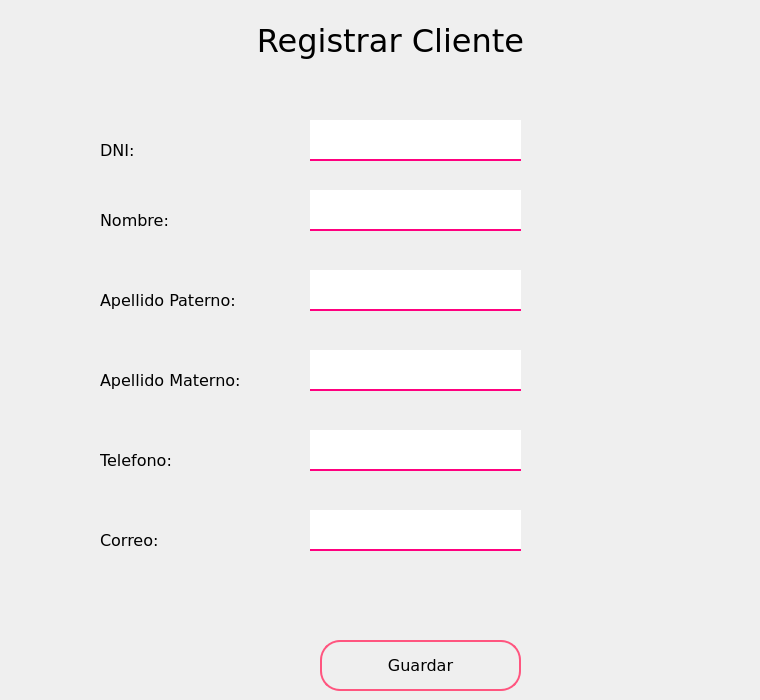
               <widget class="QWidget" name="pagRegistroCliente">
                <widget class="QLineEdit" name="txtDNI">
                 <property name="geometry">
                  <rect>
                   <x>310</x>
                   <y>120</y>
                   <width>211</width>
                   <height>41</height>
                  </rect>
                 </property>
                 <property name="font">
                  <font>
                   <pointsize>12</pointsize>
                  </font>
                 </property>
                 <property name="styleSheet">
                  <string notr="true">QLineEdit{
background-color: rgb(255, 255, 255);
border:none;
border-bottom:2px solid rgb(255, 0, 127);
padding-bottom:7px;
}</string>
                 </property>
                 <property name="alignment">
                  <set>Qt::AlignBottom|Qt::AlignLeading|Qt::AlignLeft</set>
                 </property>
                </widget>
                <widget class="QLabel" name="label">
                 <property name="geometry">
                  <rect>
                   <x>100</x>
                   <y>130</y>
                   <width>111</width>
                   <height>41</height>
                  </rect>
                 </property>
                 <property name="font">
                  <font>
                   <family>Verdana</family>
                   <pointsize>12</pointsize>
                  </font>
                 </property>
                 <property name="text">
                  <string>DNI:</string>
                 </property>
                </widget>
                <widget class="QLabel" name="label_2">
                 <property name="geometry">
                  <rect>
                   <x>100</x>
                   <y>200</y>
                   <width>111</width>
                   <height>41</height>
                  </rect>
                 </property>
                 <property name="font">
                  <font>
                   <family>Verdana</family>
                   <pointsize>12</pointsize>
                  </font>
                 </property>
                 <property name="text">
                  <string>Nombre:</string>
                 </property>
                </widget>
                <widget class="QLabel" name="label_3">
                 <property name="geometry">
                  <rect>
                   <x>100</x>
                   <y>280</y>
                   <width>181</width>
                   <height>41</height>
                  </rect>
                 </property>
                 <property name="font">
                  <font>
                   <family>Verdana</family>
                   <pointsize>12</pointsize>
                  </font>
                 </property>
                 <property name="text">
                  <string>Apellido Paterno:</string>
                 </property>
                </widget>
                <widget class="QLabel" name="label_4">
                 <property name="geometry">
                  <rect>
                   <x>100</x>
                   <y>360</y>
                   <width>181</width>
                   <height>41</height>
                  </rect>
                 </property>
                 <property name="font">
                  <font>
                   <family>Verdana</family>
                   <pointsize>12</pointsize>
                  </font>
                 </property>
                 <property name="text">
                  <string>Apellido Materno:</string>
                 </property>
                </widget>
                <widget class="QLabel" name="label_5">
                 <property name="geometry">
                  <rect>
                   <x>100</x>
                   <y>440</y>
                   <width>111</width>
                   <height>41</height>
                  </rect>
                 </property>
                 <property name="font">
                  <font>
                   <family>Verdana</family>
                   <pointsize>12</pointsize>
                  </font>
                 </property>
                 <property name="text">
                  <string>Telefono:</string>
                 </property>
                </widget>
                <widget class="QLabel" name="label_6">
                 <property name="geometry">
                  <rect>
                   <x>100</x>
                   <y>520</y>
                   <width>111</width>
                   <height>41</height>
                  </rect>
                 </property>
                 <property name="font">
                  <font>
                   <family>Verdana</family>
                   <pointsize>12</pointsize>
                  </font>
                 </property>
                 <property name="text">
                  <string>Correo:</string>
                 </property>
                </widget>
                <widget class="QLineEdit" name="txtNombre">
                 <property name="geometry">
                  <rect>
                   <x>310</x>
                   <y>190</y>
                   <width>211</width>
                   <height>41</height>
                  </rect>
                 </property>
                 <property name="font">
                  <font>
                   <pointsize>12</pointsize>
                  </font>
                 </property>
                 <property name="styleSheet">
                  <string notr="true">QLineEdit{
background-color: rgb(255, 255, 255);
border:none;
border-bottom:2px solid rgb(255, 0, 127);
padding-bottom:7px;
}</string>
                 </property>
                 <property name="alignment">
                  <set>Qt::AlignBottom|Qt::AlignLeading|Qt::AlignLeft</set>
                 </property>
                </widget>
                <widget class="QLineEdit" name="txtApellidoP">
                 <property name="geometry">
                  <rect>
                   <x>310</x>
                   <y>270</y>
                   <width>211</width>
                   <height>41</height>
                  </rect>
                 </property>
                 <property name="font">
                  <font>
                   <pointsize>12</pointsize>
                  </font>
                 </property>
                 <property name="styleSheet">
                  <string notr="true">QLineEdit{
background-color: rgb(255, 255, 255);
border:none;
border-bottom:2px solid rgb(255, 0, 127);
padding-bottom:7px;
}</string>
                 </property>
                 <property name="alignment">
                  <set>Qt::AlignBottom|Qt::AlignLeading|Qt::AlignLeft</set>
                 </property>
                </widget>
                <widget class="QLineEdit" name="txtApellidoM">
                 <property name="geometry">
                  <rect>
                   <x>310</x>
                   <y>350</y>
                   <width>211</width>
                   <height>41</height>
                  </rect>
                 </property>
                 <property name="font">
                  <font>
                   <pointsize>12</pointsize>
                  </font>
                 </property>
                 <property name="styleSheet">
                  <string notr="true">QLineEdit{
background-color: rgb(255, 255, 255);
border:none;
border-bottom:2px solid rgb(255, 0, 127);
padding-bottom:7px;
}</string>
                 </property>
                 <property name="alignment">
                  <set>Qt::AlignBottom|Qt::AlignLeading|Qt::AlignLeft</set>
                 </property>
                </widget>
                <widget class="QLineEdit" name="txtTelefono">
                 <property name="geometry">
                  <rect>
                   <x>310</x>
                   <y>430</y>
                   <width>211</width>
                   <height>41</height>
                  </rect>
                 </property>
                 <property name="font">
                  <font>
                   <pointsize>12</pointsize>
                  </font>
                 </property>
                 <property name="styleSheet">
                  <string notr="true">QLineEdit{
background-color: rgb(255, 255, 255);
border:none;
border-bottom:2px solid rgb(255, 0, 127);
padding-bottom:7px;
}</string>
                 </property>
                 <property name="alignment">
                  <set>Qt::AlignBottom|Qt::AlignLeading|Qt::AlignLeft</set>
                 </property>
                </widget>
                <widget class="QLineEdit" name="txtCorreo">
                 <property name="geometry">
                  <rect>
                   <x>310</x>
                   <y>510</y>
                   <width>211</width>
                   <height>41</height>
                  </rect>
                 </property>
                 <property name="font">
                  <font>
                   <pointsize>12</pointsize>
                  </font>
                 </property>
                 <property name="styleSheet">
                  <string notr="true">QLineEdit{
background-color: rgb(255, 255, 255);
border:none;
border-bottom:2px solid rgb(255, 0, 127);
padding-bottom:7px;
}</string>
                 </property>
                 <property name="alignment">
                  <set>Qt::AlignBottom|Qt::AlignLeading|Qt::AlignLeft</set>
                 </property>
                </widget>
                <widget class="QPushButton" name="btnGuardarRgtr">
                 <property name="geometry">
                  <rect>
                   <x>320</x>
                   <y>640</y>
                   <width>201</width>
                   <height>51</height>
                  </rect>
                 </property>
                 <property name="font">
                  <font>
                   <family>Verdana</family>
                   <pointsize>12</pointsize>
                  </font>
                 </property>
                 <property name="styleSheet">
                  <string notr="true">QPushButton{
border:2px solid rgb(255, 85, 127);
border-radius:20px;

}

QPushButton:hover{
background-color:qlineargradient(spread:pad, x1:1, y1:1, x2:0.06, y2:0.131227, stop:0.373134 rgba(249, 148, 207, 255), stop:1 rgba(255, 255, 255, 255))
}</string>
                 </property>
                 <property name="text">
                  <string>Guardar</string>
                 </property>
                </widget>
                <widget class="QLabel" name="label_7">
                 <property name="geometry">
                  <rect>
                   <x>190</x>
                   <y>10</y>
                   <width>401</width>
                   <height>61</height>
                  </rect>
                 </property>
                 <property name="font">
                  <font>
                   <family>Verdana</family>
                   <pointsize>24</pointsize>
                  </font>
                 </property>
                 <property name="text">
                  <string>Registrar Cliente</string>
                 </property>
                 <property name="alignment">
                  <set>Qt::AlignCenter</set>
                 </property>
                </widget>
                <widget class="QLabel" name="label_20">
                 <property name="geometry">
                  <rect>
                   <x>610</x>
                   <y>40</y>
                   <width>141</width>
                   <height>151</height>
                  </rect>
                 </property>
                 <property name="text">
                  <string/>
                 </property>
                 <property name="pixmap">
                  <pixmap>logo1.png</pixmap>
                 </property>
                 <property name="scaledContents">
                  <bool>true</bool>
                 </property>
                </widget>
               </widget>
